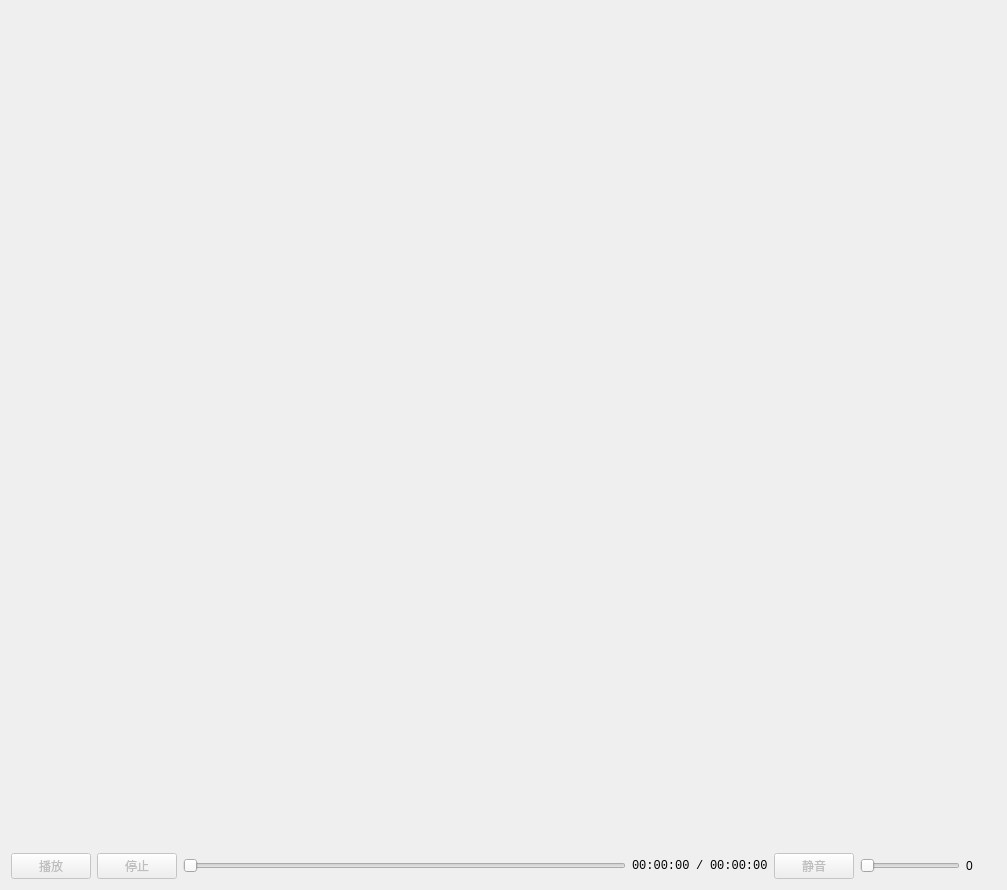
<?xml version="1.0" encoding="UTF-8"?>
<ui version="4.0">
 <class>XVPlayerWidget</class>
 <widget class="QWidget" name="XVPlayerWidget">
  <property name="geometry">
   <rect>
    <x>0</x>
    <y>0</y>
    <width>1007</width>
    <height>890</height>
   </rect>
  </property>
  <property name="windowTitle">
   <string>XVPlayerWidget</string>
  </property>
  <layout class="QGridLayout" name="gridLayout">
   <item row="0" column="0">
    <widget class="QStackedWidget" name="stackedWidget">
     <property name="minimumSize">
      <size>
       <width>0</width>
       <height>300</height>
      </size>
     </property>
     <property name="currentIndex">
      <number>1</number>
     </property>
     <widget class="QWidget" name="pageOpenFile">
      <layout class="QHBoxLayout" name="horizontalLayout_5">
       <item>
        <widget class="QPushButton" name="btnOpenFile">
         <property name="maximumSize">
          <size>
           <width>100</width>
           <height>16777215</height>
          </size>
         </property>
         <property name="text">
          <string>打开文件</string>
         </property>
        </widget>
       </item>
      </layout>
     </widget>
     <widget class="QWidget" name="pagePlayWdg">
      <layout class="QGridLayout" name="gridLayout_2">
       <item row="0" column="0">
        <widget class="VideoWdg" name="videoWidget" native="true"/>
       </item>
      </layout>
     </widget>
    </widget>
   </item>
   <item row="1" column="0">
    <layout class="QHBoxLayout" name="horizontalLayout_2">
     <item>
      <layout class="QHBoxLayout" name="horizontalLayout">
       <item>
        <widget class="QPushButton" name="btnPlayer">
         <property name="enabled">
          <bool>false</bool>
         </property>
         <property name="text">
          <string>播放</string>
         </property>
        </widget>
       </item>
       <item>
        <widget class="QPushButton" name="btnStop">
         <property name="enabled">
          <bool>false</bool>
         </property>
         <property name="text">
          <string>停止</string>
         </property>
        </widget>
       </item>
       <item>
        <layout class="QHBoxLayout" name="horizontalLayout_3">
         <item>
          <widget class="VideoSlider" name="sliderTime">
           <property name="minimumSize">
            <size>
             <width>300</width>
             <height>0</height>
            </size>
           </property>
           <property name="orientation">
            <enum>Qt::Horizontal</enum>
           </property>
          </widget>
         </item>
         <item>
          <widget class="QLabel" name="labelCurrentTime">
           <property name="font">
            <font>
             <family>Consolas</family>
            </font>
           </property>
           <property name="text">
            <string>00:00:00</string>
           </property>
          </widget>
         </item>
         <item>
          <widget class="QLabel" name="label">
           <property name="font">
            <font>
             <family>Consolas</family>
            </font>
           </property>
           <property name="text">
            <string>/</string>
           </property>
          </widget>
         </item>
         <item>
          <widget class="QLabel" name="lableDurationTime">
           <property name="font">
            <font>
             <family>Consolas</family>
            </font>
           </property>
           <property name="text">
            <string>00:00:00</string>
           </property>
          </widget>
         </item>
         <item>
          <layout class="QHBoxLayout" name="horizontalLayout_4">
           <item>
            <widget class="QPushButton" name="btnSilence">
             <property name="enabled">
              <bool>false</bool>
             </property>
             <property name="minimumSize">
              <size>
               <width>80</width>
               <height>0</height>
              </size>
             </property>
             <property name="maximumSize">
              <size>
               <width>80</width>
               <height>16777215</height>
              </size>
             </property>
             <property name="text">
              <string>静音</string>
             </property>
            </widget>
           </item>
           <item>
            <widget class="VideoSlider" name="sliderVoice">
             <property name="minimumSize">
              <size>
               <width>100</width>
               <height>0</height>
              </size>
             </property>
             <property name="maximumSize">
              <size>
               <width>100</width>
               <height>16777215</height>
              </size>
             </property>
             <property name="orientation">
              <enum>Qt::Horizontal</enum>
             </property>
            </widget>
           </item>
           <item>
            <widget class="QLabel" name="labelVoice">
             <property name="minimumSize">
              <size>
               <width>30</width>
               <height>0</height>
              </size>
             </property>
             <property name="maximumSize">
              <size>
               <width>30</width>
               <height>16777215</height>
              </size>
             </property>
             <property name="text">
              <string>0</string>
             </property>
            </widget>
           </item>
          </layout>
         </item>
        </layout>
       </item>
      </layout>
     </item>
    </layout>
   </item>
  </layout>
 </widget>
 <customwidgets>
  <customwidget>
   <class>VideoWdg</class>
   <extends>QWidget</extends>
   <header>videowdg.h</header>
   <container>1</container>
  </customwidget>
  <customwidget>
   <class>VideoSlider</class>
   <extends>QSlider</extends>
   <header>videoslider.h</header>
  </customwidget>
 </customwidgets>
 <resources/>
 <connections/>
</ui>
